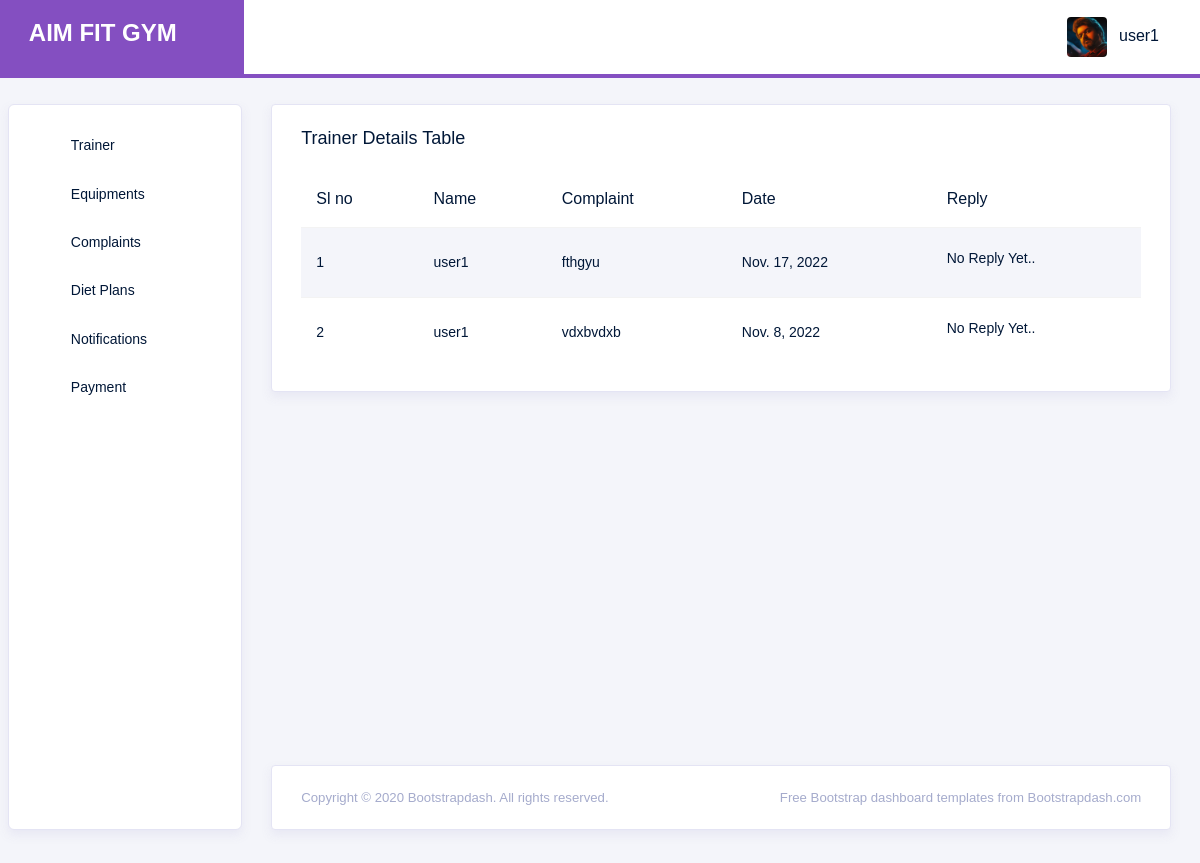
The app's page /complaint_view (signed in) with its own data.
### aimfit_app/models.py (models this page shows, shortened)
class Login(AbstractUser):
    is_trainer=models.BooleanField(default=False)
    is_user=models.BooleanField(default=False)
    is_physician=models.BooleanField(default=False)
    is_customer=models.BooleanField(default=False)

class Customer(models.Model):
    user=models.OneToOneField(Login,on_delete=models.CASCADE,related_name='customer',null=True,blank=True)
    name=models.CharField(max_length=50)
    age = models.IntegerField()
    address = models.TextField()
    contact_no = models.CharField(max_length=10)
    image = models.ImageField(upload_to='pic')

class Complaint(models.Model):
    user=models.ForeignKey(Login,on_delete=models.CASCADE)
    complaint=models.TextField()
    reply=models.TextField(null=True,blank=True)
    date=models.DateField()

### aimfit_app/views.py (the view)
# urls.py: path('complaint_view', views.complaint_view, name='complaint_view'),
def complaint_view(request):
    complaint = Complaint.objects.filter(user=request.user)
    return render(request, 'usertemp/cmp_view.html', {'complaint': complaint})

### templates/usertemp/cmp_view.html (shortened to what this page needs)
{% extends 'usertemp/user_home.html' %}
{% load crispy_forms_tags %}
{% block content %}
<div class="col-lg-12 grid-margin stretch-card">
              <div class="card">
                <div class="card-body">
                  <h4 class="card-title">Trainer Details Table</h4>
                  <div class="table-responsive">
                    <table class="table table-striped">
                      <thead>
                        <tr>
                          <th>Sl no</th>
                          <th>
                             Name
                          </th>
                          <th>
                            Complaint
                          </th>
                          <th>Date</th>
                          <th>Reply</th>
                        </tr>
                      </thead>
                      <tbody>
                      {% for i in complaint %}
                        <tr>
                          <td>{{forloop.counter}}</td>
                          <td>{{i.user}}</td>
                          <td>{{i.complaint}}</td>
                          <td>{{i.date}}</td>
                          <td>
                            {% if i.reply == None %}
                            <p>No Reply Yet..</p>
                            {% else %}
                            {{i.reply}}
                            {% endif %}
                          </td>
                          </tr>
                          {% endfor %}
                      </body>
{% endblock %}

### templates/usertemp/user_home.html (shortened to what this page needs)
<!DOCTYPE html>
<html lang="en">
{% load static %}
<head>
  <link rel="stylesheet" href="{% static 'assets/vendors/typicons/typicons.css' %}">
  <link rel="stylesheet" href="{% static 'assets/vendors/css/vendor.bundle.base.css' %}">
  <link rel="stylesheet" href="{% static 'assets/css/vertical-layout-light/style.css' %}">
</head>
<body>
  <div class="container-scroller">
    <nav class="navbar col-lg-12 col-12 p-0 fixed-top d-flex flex-row">
      <div class="navbar-brand-wrapper d-flex justify-content-center">
        <div class="navbar-brand-inner-wrapper d-flex justify-content-between align-items-center w-100">
          <h4 class="clss"><b>AIM FIT GYM</b></h4>
          <button class="navbar-toggler navbar-toggler align-self-center" type="button" data-toggle="minimize">
            <span class="typcn typcn-th-menu"></span>
          </button>
        </div>
      </div>
      <div class="navbar-menu-wrapper d-flex align-items-center justify-content-end">
        <ul class="navbar-nav mr-lg-2">
          <li class="nav-item nav-profile dropdown">
            <a class="nav-link" href="#" data-toggle="dropdown" id="profileDropdown">
              <img src="{{request.user.customer.image.url}}" alt="profile"/>
              <span class="nav-profile-name">{{ request.user }}</span>
            </a>
          </li>
      </div>
    </nav>
    <div class="container-fluid page-body-wrapper">
      <nav class="sidebar sidebar-offcanvas" id="sidebar">
        <ul class="nav">
          <li class="nav-item">
            <a class="nav-link" data-toggle="collapse" href="#ui-basic" aria-expanded="false" aria-controls="ui-basic">
              <i class="typcn typcn-document-text menu-icon"></i>
              <span class="menu-title">Trainer</span>
              <i class="menu-arrow"></i>
            </a>
          </li>
          <li class="nav-item">
            <a class="nav-link" data-toggle="collapse" href="#charts" aria-expanded="false" aria-controls="charts">
              <i class="typcn typcn-chart-pie-outline menu-icon"></i>
              <span class="menu-title">Equipments</span>
              <i class="menu-arrow"></i>
            </a>
          </li>
          <li class="nav-item">
            <a class="nav-link" data-toggle="collapse" href="#tables" aria-expanded="false" aria-controls="tables">
              <i class="typcn typcn-th-small-outline menu-icon"></i>
              <span class="menu-title">Complaints</span>
              <i class="menu-arrow"></i>
            </a>
          </li>
          <li class="nav-item">
            <a class="nav-link" data-toggle="collapse" href="#icons" aria-expanded="false" aria-controls="icons">
              <i class="typcn typcn-compass menu-icon"></i>
              <span class="menu-title">Diet Plans</span>
              <i class="menu-arrow"></i>
            </a>
          </li>
          <li class="nav-item">
            <a class="nav-link" data-toggle="collapse" href="#auth" aria-expanded="false" aria-controls="auth">
              <i class="typcn typcn-user-add-outline menu-icon"></i>
              <span class="menu-title">Notifications</span>
              <i class="menu-arrow"></i>
            </a>
          </li>
          <li class="nav-item">
            <a class="nav-link" data-toggle="collapse" href="#error" aria-expanded="false" aria-controls="error">
              <i class="typcn typcn-globe-outline menu-icon"></i>
              <span class="menu-title">Payment</span>
              <i class="menu-arrow"></i>
            </a>
          </li>
        </ul>
      </nav>
      <div class="main-panel">
        <div class="content-wrapper">
          <div class="row">
            {% block content %}
            {% endblock %}
            <div class="col-xl-6 grid-margin stretch-card flex-column">
              <div class="row">
              </div>
            </div>
            <div class="col-xl-6 grid-margin stretch-card flex-column">
              <div class="row h-100">
                <div class="col-md-12 stretch-card">
                </div>
              </div>
            </div>
          <div class="row">
          </div>
          <div class="row">
          </div>
        <footer class="footer">
            <div class="card">
                <div class="card-body">
                    <div class="d-sm-flex justify-content-center justify-content-sm-between">
                        <span class="text-muted text-center text-sm-left d-block d-sm-inline-block">Copyright © 2020 <a href="https://www.bootstrapdash.com/" class="text-muted" target="_blank">Bootstrapdash</a>. All rights reserved.</span>
                        <span class="float-none float-sm-right d-block mt-1 mt-sm-0 text-center text-muted">Free <a href="https://www.bootstrapdash.com/" class="text-muted" target="_blank">Bootstrap dashboard</a> templates from Bootstrapdash.com</span>
                    </div>
                </div>
            </div>
        </footer>
</body>
</html>

### templates/usertemp/user_home.html (style rules this page uses)
.clss { color: white; }

### records on screen
Login: user.customer.image (picture), user "user1"
Complaint: user "user1", complaint "fthgyu", date "Nov. 17, 2022", shows "No Reply Yet.."
Complaint: user "user1", complaint "vdxbvdxb", date "Nov. 8, 2022", shows "No Reply Yet.."
